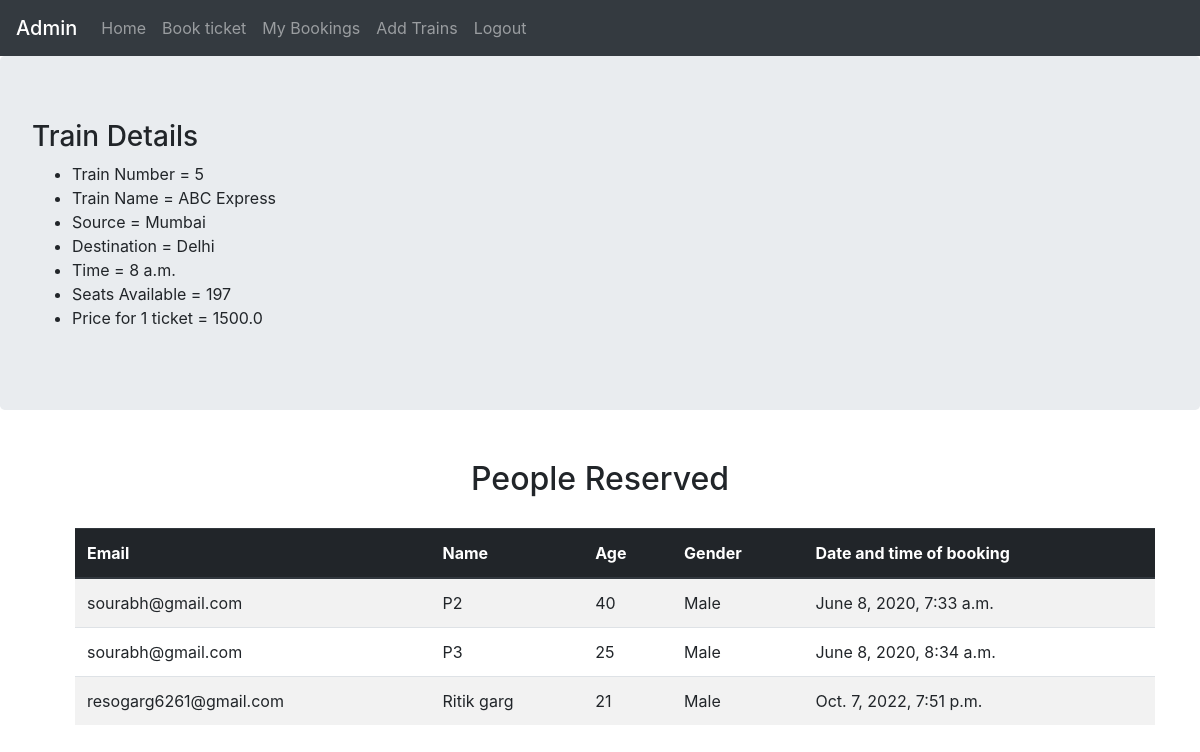
The app's page /reservation/5 (signed in) with its own data.
### reservation/models.py (models this page shows)
class trains(models.Model):
    train_name=models.CharField(max_length=50)
    source=models.CharField(max_length=50)
    destination=models.CharField(max_length=50)
    time=models.TimeField(auto_now=False, auto_now_add=False)
    price=models.FloatField(default=120)
    seats_available=models.IntegerField()

class person(models.Model):
    name=models.CharField(max_length=50)
    age=models.IntegerField()
    gender=models.CharField(max_length=50)
    email=models.EmailField(max_length=254)
    date_and_time_of_booking=models.DateTimeField(auto_now_add=True)
    train=models.ForeignKey('trains', on_delete=models.CASCADE)

### reservation/views.py (the view)
# urls.py: path('<train_id>',views.train_id,name="train_id"),
def train_id(request, train_id):
    if not request.user.is_superuser:
        return render(request, './error.html', {'msg': "Not an Admin"})
    l = trains.objects.get(pk=train_id)
    persons = l.person_set.all()
    context = {
        'train': l,
        'persons': persons
    }
    return render(request, './viewperson.html', context)

### reservation/templates/viewperson.html
{% extends "./base.html" %}
{% block content %}
<body>
    <div class='jumbotron'>
        <h3> Train Details </h3>
        <ul>
            <li>Train Number = {{train.pk}}</li>
            <li>Train Name = {{train.train_name}}</li>
            <li>Source = {{train.source}}</li>
            <li>Destination = {{train.destination}}</li>
            <li>Time = {{train.time}}</li>
            <li>Seats Available = {{train.seats_available}}</li>
            <li>Price for 1 ticket = {{train.price}}</li>
        </ul>
    </div>
    <div style="margin-top: 50px;">
        <center><h2>People Reserved</h2></center>
        <table class="table table-striped" style="width: 90%;margin-left:75px ;margin-top: 30px;">
            <thead class="thead-dark">
                <tr>
                    <th scope="col">Email</th>
                    <th scope="col">Name</th>
                    <th scope="col">Age</th>
                    <th scope="col">Gender</th>
                    <th scope="col">Date and time of booking</th>
                </tr>
            </thead>
            <tbody>
                {%for p in persons%}
                <tr>
                    <td>{{p.email}}</td>
                    <td>{{p.name}}</td>
                    <td>{{p.age}}</td>
                    <td>{{p.gender}}</td>
                    <td>{{p.date_and_time_of_booking}}</td>
                </tr>
                {% endfor %}
            </tbody>
        </table>
    </div>
</body>
{% endblock %}

### records on screen
trains: pk "5", train_name "ABC Express", source "Mumbai", destination "Delhi", time "8 a.m.", seats_available "197", price "1500.0"
person: email "sourabh@gmail.com", name "P2", age "40", gender "Male", date_and_time_of_booking "June 8, 2020, 7:33 a.m."
person: email "sourabh@gmail.com", name "P3", age "25", gender "Male", date_and_time_of_booking "June 8, 2020, 8:34 a.m."
person: email "resogarg6261@gmail.com", name "Ritik garg", age "21", gender "Male", date_and_time_of_booking "Oct. 7, 2022, 7:51 p.m."
